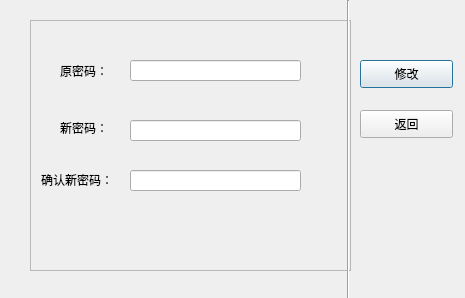
<?xml version="1.0" encoding="UTF-8"?>
<ui version="4.0">
 <class>changePasswordDialog</class>
 <widget class="QDialog" name="changePasswordDialog">
  <property name="windowModality">
   <enum>Qt::NonModal</enum>
  </property>
  <property name="geometry">
   <rect>
    <x>0</x>
    <y>0</y>
    <width>465</width>
    <height>298</height>
   </rect>
  </property>
  <property name="windowTitle">
   <string>修改密码</string>
  </property>
  <widget class="QPushButton" name="changePasswordButton">
   <property name="geometry">
    <rect>
     <x>360</x>
     <y>60</y>
     <width>93</width>
     <height>28</height>
    </rect>
   </property>
   <property name="text">
    <string>修改</string>
   </property>
  </widget>
  <widget class="QPushButton" name="returnButton">
   <property name="geometry">
    <rect>
     <x>360</x>
     <y>110</y>
     <width>93</width>
     <height>28</height>
    </rect>
   </property>
   <property name="text">
    <string>返回</string>
   </property>
  </widget>
  <widget class="QFrame" name="frame">
   <property name="geometry">
    <rect>
     <x>30</x>
     <y>20</y>
     <width>321</width>
     <height>251</height>
    </rect>
   </property>
   <property name="frameShape">
    <enum>QFrame::StyledPanel</enum>
   </property>
   <property name="frameShadow">
    <enum>QFrame::Raised</enum>
   </property>
   <widget class="QLabel" name="label">
    <property name="geometry">
     <rect>
      <x>30</x>
      <y>40</y>
      <width>51</width>
      <height>21</height>
     </rect>
    </property>
    <property name="text">
     <string>原密码：</string>
    </property>
   </widget>
   <widget class="QLabel" name="label_2">
    <property name="geometry">
     <rect>
      <x>30</x>
      <y>100</y>
      <width>72</width>
      <height>15</height>
     </rect>
    </property>
    <property name="text">
     <string>新密码：</string>
    </property>
   </widget>
   <widget class="QLabel" name="label_3">
    <property name="geometry">
     <rect>
      <x>11</x>
      <y>150</y>
      <width>91</width>
      <height>20</height>
     </rect>
    </property>
    <property name="text">
     <string>确认新密码：</string>
    </property>
   </widget>
   <widget class="QLineEdit" name="oldPassword">
    <property name="geometry">
     <rect>
      <x>100</x>
      <y>40</y>
      <width>171</width>
      <height>21</height>
     </rect>
    </property>
   </widget>
   <widget class="QLineEdit" name="newPassword">
    <property name="geometry">
     <rect>
      <x>100</x>
      <y>100</y>
      <width>171</width>
      <height>21</height>
     </rect>
    </property>
   </widget>
   <widget class="QLineEdit" name="checkNewPassword">
    <property name="geometry">
     <rect>
      <x>100</x>
      <y>150</y>
      <width>171</width>
      <height>21</height>
     </rect>
    </property>
   </widget>
  </widget>
  <widget class="Line" name="line">
   <property name="geometry">
    <rect>
     <x>340</x>
     <y>0</y>
     <width>16</width>
     <height>301</height>
    </rect>
   </property>
   <property name="orientation">
    <enum>Qt::Vertical</enum>
   </property>
  </widget>
 </widget>
 <resources/>
 <connections>
  <connection>
   <sender>returnButton</sender>
   <signal>clicked()</signal>
   <receiver>changePasswordDialog</receiver>
   <slot>returnMain()</slot>
   <hints>
    <hint type="sourcelabel">
     <x>411</x>
     <y>125</y>
    </hint>
    <hint type="destinationlabel">
     <x>430</x>
     <y>200</y>
    </hint>
   </hints>
  </connection>
  <connection>
   <sender>changePasswordButton</sender>
   <signal>clicked()</signal>
   <receiver>changePasswordDialog</receiver>
   <slot>addTable()</slot>
   <hints>
    <hint type="sourcelabel">
     <x>384</x>
     <y>78</y>
    </hint>
    <hint type="destinationlabel">
     <x>390</x>
     <y>23</y>
    </hint>
   </hints>
  </connection>
 </connections>
 <slots>
  <slot>returnMain()</slot>
  <slot>addTable()</slot>
 </slots>
</ui>
